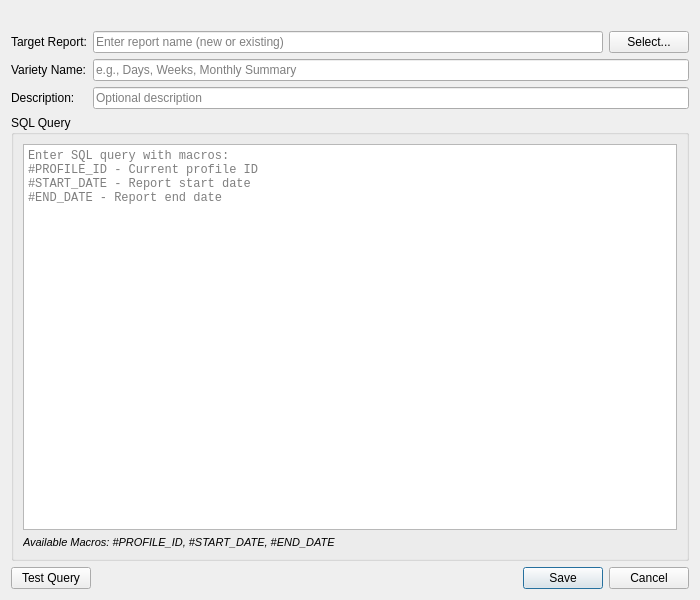
<?xml version="1.0" encoding="UTF-8"?>
<ui version="4.0">
 <class>ReportVarietyEditor</class>
 <widget class="QDialog" name="ReportVarietyEditor">
  <property name="geometry">
   <rect>
    <x>0</x>
    <y>0</y>
    <width>700</width>
    <height>600</height>
   </rect>
  </property>
  <property name="windowTitle">
   <string>Report Variety Editor</string>
  </property>
  <layout class="QVBoxLayout" name="verticalLayout">
   <item>
    <widget class="QLabel" name="infoLabel">
     <property name="text">
      <string/>
     </property>
     <property name="wordWrap">
      <bool>true</bool>
     </property>
    </widget>
   </item>
   <item>
    <layout class="QFormLayout" name="formLayout">
     <item row="0" column="0">
      <widget class="QLabel" name="reportLabel">
       <property name="text">
        <string>Target Report:</string>
       </property>
      </widget>
     </item>
     <item row="0" column="1">
      <layout class="QHBoxLayout" name="reportLayout">
       <item>
        <widget class="QLineEdit" name="reportNameEdit">
         <property name="placeholderText">
          <string>Enter report name (new or existing)</string>
         </property>
        </widget>
       </item>
       <item>
        <widget class="QPushButton" name="selectReportButton">
         <property name="text">
          <string>Select...</string>
         </property>
         <property name="toolTip">
          <string>Select from existing custom reports</string>
         </property>
        </widget>
       </item>
      </layout>
     </item>
     <item row="1" column="0">
      <widget class="QLabel" name="varietyLabel">
       <property name="text">
        <string>Variety Name:</string>
       </property>
      </widget>
     </item>
     <item row="1" column="1">
      <widget class="QLineEdit" name="varietyNameEdit">
       <property name="placeholderText">
        <string>e.g., Days, Weeks, Monthly Summary</string>
       </property>
       <property name="maxLength">
        <number>50</number>
       </property>
      </widget>
     </item>
     <item row="2" column="0">
      <widget class="QLabel" name="descriptionLabel">
       <property name="text">
        <string>Description:</string>
       </property>
      </widget>
     </item>
     <item row="2" column="1">
      <widget class="QLineEdit" name="descriptionEdit">
       <property name="placeholderText">
        <string>Optional description</string>
       </property>
      </widget>
     </item>
    </layout>
   </item>
   <item>
    <widget class="QGroupBox" name="queryGroupBox">
     <property name="title">
      <string>SQL Query</string>
     </property>
     <layout class="QVBoxLayout" name="queryLayout">
      <item>
       <widget class="QPlainTextEdit" name="queryEdit">
        <property name="font">
         <font>
          <family>Courier New</family>
          <pointsize>9</pointsize>
         </font>
        </property>
        <property name="placeholderText">
         <string>Enter SQL query with macros:
#PROFILE_ID - Current profile ID
#START_DATE - Report start date
#END_DATE - Report end date</string>
        </property>
       </widget>
      </item>
      <item>
       <widget class="QLabel" name="macroHelpLabel">
        <property name="text">
         <string>Available Macros: #PROFILE_ID, #START_DATE, #END_DATE</string>
        </property>
        <property name="wordWrap">
         <bool>true</bool>
        </property>
        <property name="font">
         <font>
          <pointsize>8</pointsize>
          <italic>true</italic>
         </font>
        </property>
       </widget>
      </item>
     </layout>
    </widget>
   </item>
   <item>
    <layout class="QHBoxLayout" name="buttonBoxLayout">
     <item>
      <widget class="QPushButton" name="testQueryButton">
       <property name="text">
        <string>Test Query</string>
       </property>
       <property name="toolTip">
        <string>Test query with sample data (last 30 days)</string>
       </property>
       <property name="icon">
        <iconset resource="Resources.qrc">
         <normaloff>:/icons/play.png</normaloff>:/icons/play.png</iconset>
       </property>
      </widget>
     </item>
     <item>
      <spacer name="horizontalSpacer">
       <property name="orientation">
        <enum>Qt::Horizontal</enum>
       </property>
       <property name="sizeHint" stdset="0">
        <size>
         <width>40</width>
         <height>20</height>
        </size>
       </property>
      </spacer>
     </item>
     <item>
      <widget class="QPushButton" name="saveButton">
       <property name="text">
        <string>Save</string>
       </property>
       <property name="icon">
        <iconset resource="Resources.qrc">
         <normaloff>:/icons/save.png</normaloff>:/icons/save.png</iconset>
       </property>
       <property name="default">
        <bool>true</bool>
       </property>
      </widget>
     </item>
     <item>
      <widget class="QPushButton" name="cancelButton">
       <property name="text">
        <string>Cancel</string>
       </property>
       <property name="icon">
        <iconset resource="Resources.qrc">
        <normaloff>:/icons/cancel.png</normaloff>:/icons/cancel.png</iconset>
       </property>
      </widget>
     </item>
    </layout>
   </item>
  </layout>
 </widget>
 <resources>
  <include location="Resources.qrc"/>
 </resources>
 <connections/>
</ui>
